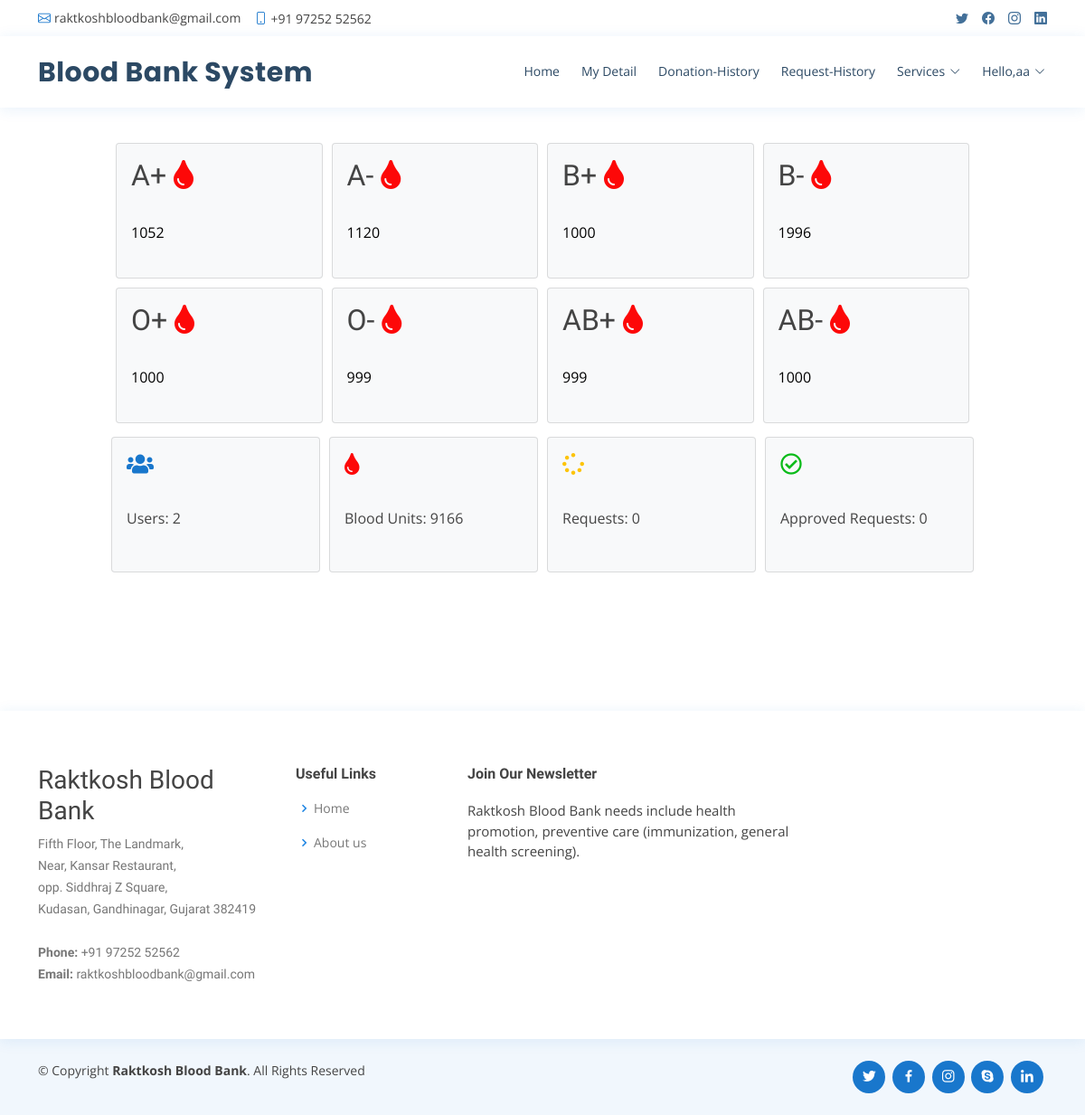
/admin_home (signed in), run on an earlier commit of the app's database.
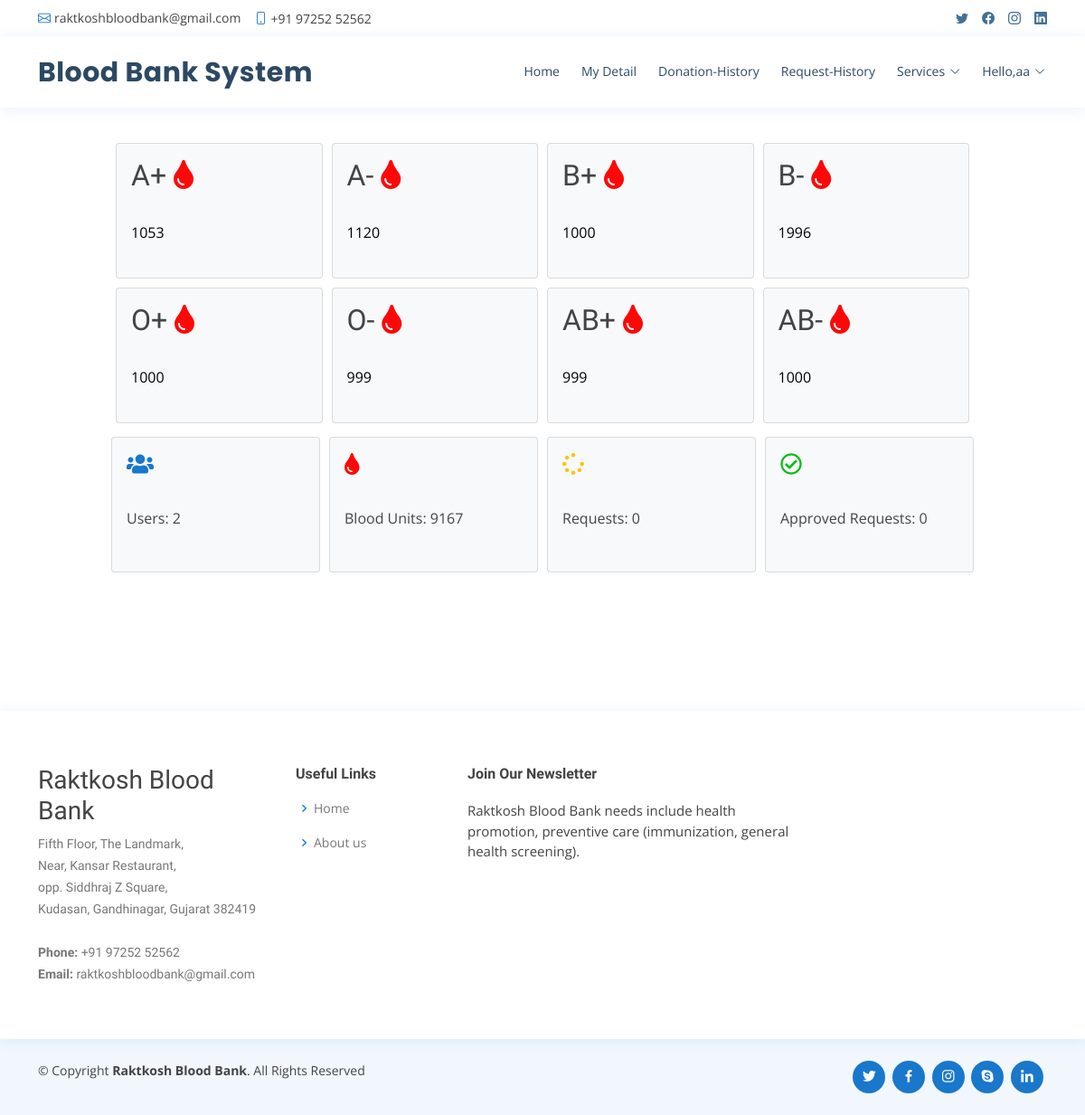
And on a later commit of the database.
### raktkosh/models.py (models this page shows, shortened)
class Category(models.Model):
    name = models.CharField(max_length=100, null=True, blank=True)

class Stock(models.Model):
    bloodgroup = models.CharField(max_length=10)
    unit = models.PositiveIntegerField(default=0)
    category = models.ForeignKey(Category, on_delete=models.CASCADE)
    user_profile = models.ForeignKey(UserProfile, on_delete=models.CASCADE, null=True, default=None)  # Manually added user_profile field with a default value of None

### raktkosh/views.py (the view)
# urls.py: path('admin_home', views.admin_home, name='admin_home'),
@login_required(login_url='admin_login')
def admin_home(request):
    categories = Category.objects.all()
    stocks = Stock.objects.all()
    total_donors = UserProfile.objects.all().count()
    total_blood_units = Stock.objects.aggregate(total_units=Sum('unit'))['total_units'] or 0
    total_requests = BloodRequest.objects.all().count()
    total_approved_requests = BloodRequest.objects.filter(status='Approved').count()
    if request.method == 'POST':
        form = BloodForm(request.POST)
        if form.is_valid():
            bloodgroup = form.cleaned_data['bloodgroup']
            unit = form.cleaned_data['unit']
            stock, created = Stock.objects.get_or_create(bloodgroup=bloodgroup)
            stock.unit += unit
            stock.save()
            messages.success(request, 'Stock updated successfully.')
            return redirect('admin_home')
        else:
            messages.error(request, 'Error updating stock.')
    else:
        form = BloodForm()
    context = {
        'categories': categories,
        'stocks': stocks,
        'total_donors': total_donors,
        'total_blood_units': total_blood_units,
        'total_requests': total_requests,
        'total_approved_requests': total_approved_requests,
        'form': form,
    }
    return render(request, 'admin_home.html', context)

### raktkosh/templates/admin_home.html
{% extends 'base.html' %}
{% block body %}
{% load widget_tweaks %}
{% load static %}
{% load active_link_tags %}
<div class="container" style="padding: 100px;">
    <div class="row" style="padding: 5px;">
        {% for category in categories %}
        <div class="col-sm-3" style="padding: 5px;">
            <div class="card bg-light" style="height: 150px; overflow:auto; scrollbar-width: none;">
                <div class="card-body">
                    <div class="blood">
                        <h2 >{{ category.name }} <i style="color: rgb(253, 8, 8);" class="fas fa-tint"></i></h2>
                    </div><br>
                    <div style="color: rgb(0,0,0);">
                        {% for stock in stocks %}
                            {% if stock.bloodgroup == category.name %}
                                {{ stock.unit }}
                            {% endif %}
                        {% endfor %}
                    </div>
                </div>
            </div>
        </div>
        {% endfor %}
    </div>
    <div class="row">
        <div class="col-sm-3" style="padding: 5px;">
            <div class="card bg-light" style="height: 150px; overflow:auto; scrollbar-width: none;">
                <div class="card-body">
                    <div class="blood">
                        <h4>
                            <i style="color: #1977cc;" class="fas fa-users"></i>
                        </h4>
                    </div><br>
                    <div>
                        Users: {{ total_donors }}
                    </div>
                </div>
            </div>
        </div>
        <div class="col-sm-3" style="padding: 5px;">
            <div class="card bg-light" style="height: 150px; overflow:auto; scrollbar-width: none;">
                <div class="card-body">
                    <div class="blood">
                        <h4>
                            <i style="color: rgb(253, 8, 8);" class="fas fa-tint"></i>
                        </h4>
                    </div><br>
                    <div>
                        Blood Units: {{ total_blood_units }}
                    </div>
                </div>
            </div>
        </div>
        <div class="col-sm-3" style="padding: 5px;">
            <div class="card bg-light" style="height: 150px; overflow:auto; scrollbar-width: none;">
                <div class="card-body">
                    <div class="blood">
                        <h4>
                            <i style="color: rgb(253, 196, 8);" class="fas fa-spinner"></i>
                        </h4>
                    </div><br>
                    <div>
                        Requests: {{ total_requests }}
                    </div>
                </div>
            </div>
        </div>
        <div class="col-sm-3" style="padding: 5px;">
            <div class="card bg-light" style="height: 150px; overflow:auto; scrollbar-width: none;">
                <div class="card-body">
                    <div class="blood">
                        <h4>
                            <i style="color: rgb(10, 187, 25);"class="far fa-check-circle"></i>
                        </h4>
                    </div><br>
                    <div style="margin-bottom: 5px;">
                        Approved Requests: {{ total_approved_requests }}
                    </div>
                </div>
            </div>
        </div>
    </div>
</div>
{% endblock %}

### raktkosh/templates/base.html (shortened to what this page needs)
<!DOCTYPE html>
<html lang="en">
  {% load static %}
  {% load active_link_tags %}
<head>
  <link href="{% static 'vendor/fontawesome-free/css/all.min.css' %}" rel="stylesheet">
  <link href="{% static 'vendor/animate.css/animate.min.css' %}" rel="stylesheet">
  <link href="{% static 'vendor/bootstrap/css/bootstrap.min.css' %}" rel="stylesheet">
  <link href="{% static 'vendor/bootstrap-icons/bootstrap-icons.css' %}" rel="stylesheet">
  <link href="{% static 'vendor/boxicons/css/boxicons.min.css' %}" rel="stylesheet">
  <link href="{% static 'vendor/glightbox/css/glightbox.min.css' %}" rel="stylesheet">
  <link href="{% static 'vendor/remixicon/remixicon.css' %}" rel="stylesheet">
  <link href="{% static 'vendor/swiper/swiper-bundle.min.css' %}" rel="stylesheet">
  <link href="{% static 'css/style.css' %}" rel="stylesheet">
  <link rel="stylesheet" href="https://cdnjs.cloudflare.com/ajax/libs/font-awesome/4.7.0/css/font-awesome.min.css">
  <link rel='stylesheet' type='text/css' href="https://cdn.datatables.net/1.10.21/css/jquery.dataTables.min.css">
  <link rel='stylesheet' type='text/css' href="https://cdn.datatables.net/buttons/1.6.2/css/buttons.dataTables.min.css">
</head>
<body>
  <div id="topbar" class="d-flex align-items-center fixed-top">
    <div class="container d-flex justify-content-between">
      <div class="contact-info d-flex align-items-center">
        <i class="bi bi-envelope"></i> <a href="mailto:contact@example.com">raktkoshbloodbank@gmail.com</a>
        <i class="bi bi-phone"></i> +91 97252 52562
      </div>
      <div class="d-none d-lg-flex social-links align-items-center">
        <a href="#" class="twitter"><i class="bi bi-twitter"></i></a>
        <a href="#" class="facebook"><i class="bi bi-facebook"></i></a>
        <a href="#" class="instagram"><i class="bi bi-instagram"></i></a>
        <a href="#" class="linkedin"><i class="bi bi-linkedin"></i></i></a>
      </div>
    </div>
  </div>
  <header id="header" class="fixed-top">
    <div class="container d-flex align-items-center">
      <h1 class="logo me-auto"><a href="index.html">Blood Bank System</a></h1>
      {% if request.user.is_staff %}
      <nav id="navbar" class="navbar order-last order-lg-0">
        <ul>
          <li><a class="{% active_link 'admin_home' %}" href="{% url 'admin_home' %}">Home</a></li>
          <!-- <li class="dropdown"><a href="#"><span>Category</span> <i class="bi bi-chevron-down"></i></a>
            <ul>
              <li><a href="/add_category">Add Blood Category</a></li>
              <li><a href="/view_category">View Blood Category</a></li>
            </ul>
          </li> -->
          <li><a class="{% active_link 'view_user' %}" href="{% url 'view_user' %}">Users</a></li>
          <li><a class="{% active_link 'history' %}" href="{% url 'history' %}">history</a></li>
          <li class="dropdown"><a href="#"><span>Services</span> <i class="bi bi-chevron-down"></i></a>
            <ul>
              <li><a href="{% url 'request_blood' %}">Request for Blood</a></li>
              <li><a href="/donator_blood">Donate for Blood</a></li>
            </ul>
          </li>
          <li><a class="{% active_link 'admin_blood' %}" href="{% url 'admin_blood' %}">Stock</a></li>
          <li class="dropdown">
            <a href="#" class="appointment-btn scrollto" style="color: #fff;"><span class="d-none d-md-inline">Welcome,</span> {{request.user.username}} <i class="bi bi-chevron-down"></i></a>
            <ul>
              <li><a href="{% url 'change_password' %}">Change Password</a></li>
              <li><a href="{% url 'logout' %}">Logout</a></li>
            </ul>
          </li>
        </ul>
        <i class="bi bi-list mobile-nav-toggle"></i>
      </nav>
      {% elif request.user.is_authenticated %}
      <nav id="navbar" class="navbar order-last order-lg-0">
        <ul>
          <li><a class="" href="{% url 'home' %}">Home</a></li>
          <li><a class="{% active_link 'profile' %}" href="/profile">My Detail</a></li>
          <li><a class="{% active_link 'donation_history' %}" href="/donation_history">Donation-History</a></li>
          <li><a class="{% active_link 'request_history' %}" href="{% url 'request_history' %}">Request-History</a></li>
          <li class="dropdown"><a href="#"><span>Services</span> <i class="bi bi-chevron-down"></i></a>
          </li>
          <li class="dropdown"><a href="#"><span>Hello,{{request.user.username}}</span> <i class="bi bi-chevron-down"></i></a>
          </li>
        </ul>
      </nav>
      {% endif %}
  </header>
  <div class="mt-5 mb-5" style="margin-top:14%">
  {% block body %}
  {% endblock %}
  </div>
  <footer id="footer">
    <div class="footer-top">
      <div class="container">
        <div class="row">
          <div class="col-lg-3 col-md-6 footer-contact">
            <h3>Raktkosh Blood Bank</h3>
            <p>
              Fifth Floor, The Landmark,<br>
               Near, Kansar Restaurant,<br>
                opp. Siddhraj Z Square,<br>
                 Kudasan, Gandhinagar, Gujarat 382419 <br><br>
              <strong>Phone:</strong> +91 97252 52562<br>
              <strong>Email:</strong> raktkoshbloodbank@gmail.com<br>
            </p>
          </div>
          <div class="col-lg-2 col-md-6 footer-links">
            <h4>Useful Links</h4>
            <ul>
              <li><i class="bx bx-chevron-right"></i> <a href="#">Home</a></li>
              <li><i class="bx bx-chevron-right"></i> <a href="#">About us</a></li>
            </ul>
          </div>
          <div class="col-lg-4 col-md-6 footer-newsletter">
            <h4>Join Our Newsletter</h4>
            <p>Raktkosh Blood Bank needs include health promotion, preventive care (immunization, general health screening).</p>
          </div>
        </div>
      </div>
    </div>
    <div class="container d-md-flex py-4">
      <div class="me-md-auto text-center text-md-start">
        <div class="copyright">
          &copy; Copyright <strong><span>Raktkosh Blood Bank</span></strong>. All Rights Reserved
        </div>
        <div class="credits">
        </div>
      </div>
      <div class="social-links text-center text-md-right pt-3 pt-md-0">
        <a href="#" class="twitter"><i class="bx bxl-twitter"></i></a>
        <a href="#" class="facebook"><i class="bx bxl-facebook"></i></a>
        <a href="#" class="instagram"><i class="bx bxl-instagram"></i></a>
        <a href="#" class="google-plus"><i class="bx bxl-skype"></i></a>
        <a href="#" class="linkedin"><i class="bx bxl-linkedin"></i></a>
      </div>
    </div>
  </footer>
</body>
</html>

### raktkosh/static/css/style.css (style rules this page uses)
body { font-family: "Open Sans", sans-serif; color: #444444; }
a { color: #1977cc; text-decoration: none; }
h1, h2, h3, h4, h5, h6 { font-family: "Raleway", sans-serif; }
#topbar { background: #fff; height: 40px; font-size: 14px; transition: all 0.5s; z-index: 996; }
#topbar .contact-info a { line-height: 1; color: #444444; transition: 0.3s; }
#topbar .contact-info i { color: #1977cc; padding-right: 4px; margin-left: 15px; line-height: 0; }
#topbar .contact-info i:first-child { margin-left: 0; }
#topbar .social-links a { color: #437099; padding-left: 15px; display: inline-block; line-height: 1px; transition: 0.3s; }
#topbar .social-links a:first-child { border-left: 0; }
#header { background: #fff; transition: all 0.5s; z-index: 997; padding: 15px 0; top: 40px; box-shadow: 0px 2px 15px rgba(25, 119, 204, 0.1); }
#header .logo { font-size: 30px; margin: 0; padding: 0; line-height: 1; font-weight: 700; letter-spacing: 0.5px; font-family: "Poppins", sans-serif; }
#header .logo a { color: #2c4964; }
.navbar { padding: 0; }
.navbar ul { margin: 0; padding: 0; display: flex; list-style: none; align-items: center; }
.navbar li { position: relative; }
.navbar>ul>li { position: relative; white-space: nowrap; padding: 8px 0 8px 20px; }
.navbar a, .navbar a:focus { display: flex; align-items: center; justify-content: space-between; font-size: 14px; color: #2c4964; white-space: nowrap; transition: 0.3s; border-bottom: 2px solid #fff; padding: 5px 2px; }
.navbar a i, .navbar a:focus i { font-size: 12px; line-height: 0; margin-left: 5px; }
#footer { color: #444444; font-size: 14px; background: #f1f7fd; }
#footer .footer-top { padding: 60px 0 30px 0; background: #fff; box-shadow: 0px 2px 15px rgba(25, 119, 204, 0.1); }
#footer .footer-top .footer-contact { margin-bottom: 30px; }
#footer .footer-top .footer-contact p { font-size: 14px; line-height: 24px; margin-bottom: 0; font-family: "Raleway", sans-serif; color: #777777; }
#footer .footer-top h4 { font-size: 16px; font-weight: bold; color: #444444; position: relative; padding-bottom: 12px; }
#footer .footer-top .footer-links { margin-bottom: 30px; }
#footer .footer-top .footer-links ul { list-style: none; padding: 0; margin: 0; }
#footer .footer-top .footer-links ul i { padding-right: 2px; color: #1c84e3; font-size: 18px; line-height: 1; }
#footer .footer-top .footer-links ul li { padding: 10px 0; display: flex; align-items: center; }
#footer .footer-top .footer-links ul li:first-child { padding-top: 0; }
#footer .footer-top .footer-links ul a { color: #777777; transition: 0.3s; display: inline-block; line-height: 1; }
#footer .footer-newsletter { font-size: 15px; }
#footer .footer-newsletter h4 { font-size: 16px; font-weight: bold; color: #444444; position: relative; padding-bottom: 12px; }
#footer .credits { padding-top: 5px; font-size: 13px; color: #444444; }
#footer .social-links a { font-size: 18px; display: inline-block; background: #1977cc; color: #fff; line-height: 1; padding: 8px 0; margin-right: 4px; border-radius: 50%; text-align: center; width: 36px; height: 36px; transition: 0.3s; }

What changed in the data, as far as the page shows it:
changed Stock (number 1 of 8 on the later page): unit "1052" → "1053"
Also different on the page:
{{ total_blood_units }}: "9166" → "9167"
